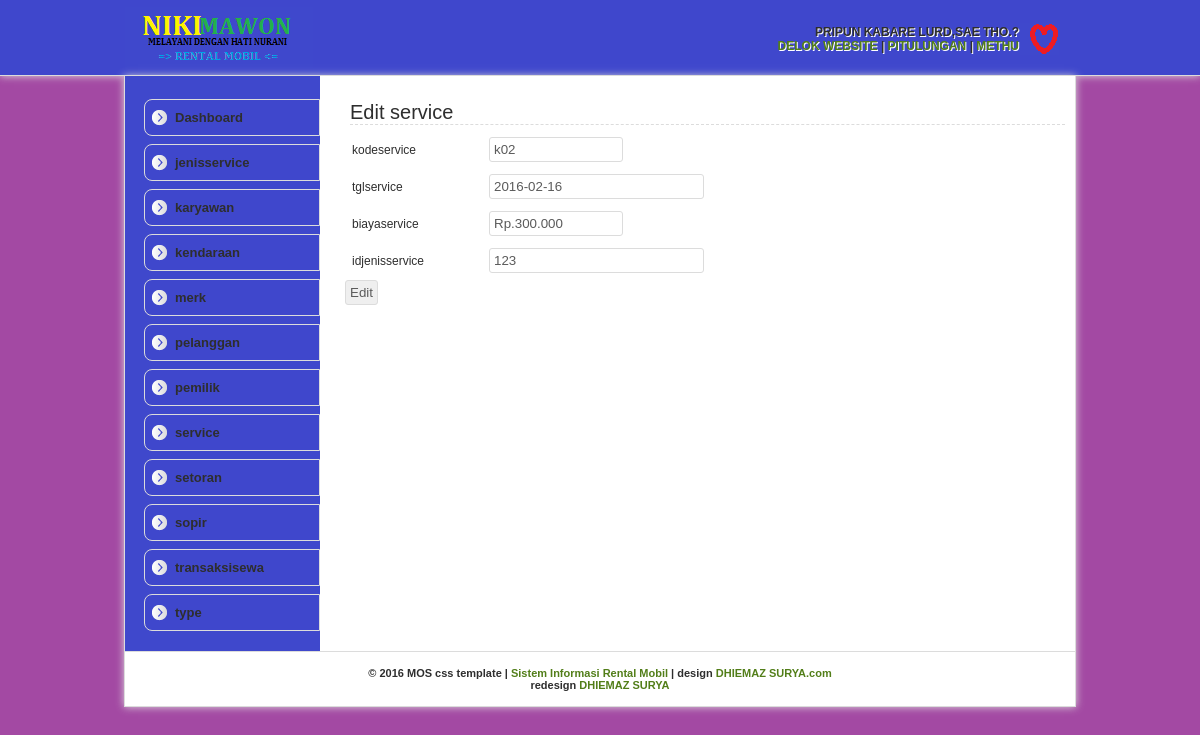
The app's page /service/editservice.php?kodeservice=k02 with its own data.
### tables this page shows
CREATE TABLE `service` (
  `kodeservice` text NOT NULL,
  `tglservice` date NOT NULL,
  `biayaservice` varchar(20) NOT NULL,
  `idjenisservice` text NOT NULL
);

### service/editservice.php (the view, shortened to what this page needs)
<html>
<head>
<link rel="shortcut icon" href="stylesheet/img/devil-icon.png">
<link rel="stylesheet" type="text/css" href="../mos-css/mos-style.css">
</head>
<body>
<div id="header">
	<div class="inHeader">
		<div class="mosAdmin">
		<b>PRIPUN KABARE LURD,SAE THO.?<br>
		 <a href="">DELOK WEBSITE</a> | <a href="">PITULUNGAN</a> | <a href="../logout.php">METHU</a>
		</div>
	</div>
</div>
<div id="wrapper">
	<div id="leftBar">
	<ul>
		<li><a href="../index.php">Dashboard</a></li>
		<li><a href="../jenisservice/tjenisservice.php">jenisservice</a></li>
		<li><a href="../karyawan/tkaryawan.php">karyawan</a></li>
		<li><a href="../kendaraan/tkendaraan.php">kendaraan</a></li>
		<li><a href="../merk/tmerk.php">merk</a></li>
		<li><a href="../pelanggan/tpelanggan.php">pelanggan</a></li>
		<li><a href="../pemilik/tpemilik.php">pemilik</a></li>
		<li><a href="../service/tservice.php">service</a></li>
		<li><a href="../setoran/tsetoran.php">setoran</a></li>
		<li><a href="../sopir/tsopir.php">sopir</a></li>
		<li><a href="../transaksisewa/ttransaksisewa.php">transaksisewa</a></li>
		<li><a href="../type/ttype.php">type</a></li>
	</ul>
	</div>
	<div id="rightContent">
	<h3>Edit service</h3>
	<?php
	$kodeservice = $_GET['kodeservice'];
	$tampil = "select * from service where kodeservice='$kodeservice'";
	$hasil = mysql_query($tampil);
	echo "<form action=editservicedua.php method=POST>";
	echo "<table width=95% border='1'>";
	while($data = mysql_fetch_array($hasil)){
		echo "<tr><td width=125px>kodeservice </td>
		<td><input type=text class=pendek name=kodeservice value='$data[kodeservice]'></td></tr>";
		echo "<tr><td>tglservice </td>
		<td><input type=text class=sedang name=tglservice value='$data[tglservice]'></td></tr>";
		echo "<tr><td>biayaservice </td>
		<td> <input type=text class=pendek name=biayaservice value='$data[biayaservice]'></td></tr>";
		echo "<tr><td>idjenisservice </td>
		<td> <input type=text class=sedang name=idjenisservice value='$data[idjenisservice]'></td></tr>";
	}
	echo "</table>";
	echo "<input type=Submit name=edit value=Edit>";
	echo "</form>";
?>
	</div>
<div id="footer">
	&copy; 2016 MOS css template | <a href="SI KANCHEL.com">Sistem Informasi Rental Mobil</a> | design <a href="http://DHIEMAZ SURYA.com" rel="nofollow" target="_blank">DHIEMAZ SURYA.com</a><br>redesign <a href="DHIEMAZ SURYA.blogspot.com">DHIEMAZ SURYA</a>
</div>
</div>
</body>
</html>

### mos-css/mos-style.css (style rules this page uses)
body { background: url(img/latar.jpg); margin: 0; padding: 0; font-family: Arial; font-size: 12px; color: #2e2e2e; text-align: center; }
a { color: #527e19; text-decoration: none; }
input { padding: 4px;color: #5b5b5b;border: 1px solid #dcdcdc; -moz-border-radius: 3px;-webkit-border-radius: 3px;-o-border-radius: 3px; }
input.sedang { width: 40%; }
input.pendek { width: 25%; }
table { border:none;font-size: 12px; }
td { border:none; padding: 5px; }
#header { width: 100%; border-bottom: 1px solid #dcdcdc; background: url(img/headerbg.jpg) repeat left; height: 75px; z-index: 1000; -moz-box-shadow: 0px 0px 8px #dcdcdc; -webkit-box-shadow: 0px 0px 8px #dcdcdc; }
.inHeader { float: center; background: url(img/logo.png) no-repeat left center; margin: auto; width: 920px; height: 45px; padding: 15px; border-right: 0px solid #dcdcdc; border-left: 0px solid #dcdcdc; }
.mosAdmin { float: right; border: 0px solid #dcdcdc; margin: 0 1px 0 auto; text-align: right; padding: 10px 40px 10px 10px; background: url(img/Administrator.png) no-repeat right center; text-shadow: 1px 1px #fff; }
#wrapper { width: 950px; padding: 15px 0 0 0; position: relative; border-left: 1px solid #dcdcdc; border-right: 1px solid #dcdcdc; border-bottom: 1px solid #dcdcdc; float: center; margin: auto; text-align: left; background: #fff url(img/bg_kiri.png) repeat-y; -moz-box-shadow: 0px 0px 8px #dcdcdc; -webkit-box-shadow: 0px 0px 8px #dcdcdc; }
#leftBar { width: 185px; float: left; padding: 0 0 20px 10px; border-right: 0px solid #dcdcdc; text-align: left; }
#leftBar ul { list-style: none;padding: 0; margin: 0;font-size: 13px; }
#leftBar ul li { width: 164px; background: url(img/icon-left.png) no-repeat left center, url(img/green.jpg) repeat left center; padding: 10px 0 10px 10px; margin-top: 8px;margin-left: 9px; border: 1px solid #dcdcdc; -moz-border-radius-topleft: 8px;-moz-border-radius-bottomleft: 8px; -webkit-border-top-left-radius: 8px;-webkit-border-bottom-left-radius: 8px; -o-border-top-left-radius: 8px;-o-border-bottom-left-radius: 8px; }
#leftBar ul li a { width: 100%; color: #2e2e2e; cursor: pointer; padding: 10px 65px 10px 20px; -webkit-transition: padding-left 250ms ease-out; -moz-transition: padding-left 250ms ease-out; -o-transition: padding-left 250ms ease-out; }
#rightContent { width: 725px; padding: 5px; float: right; border-left: 0px solid #dcdcdc; text-align: left; background: #fff; }
#rightContent h3 { font-size: 20px; font-weight: normal; padding: 0; margin: 5px; border-bottom: 1px dashed #dcdcdc; }
#footer { width: 950px; padding: 15px 0 15px 0; text-align: center; font-size: 11px; border-top: 1px solid #dcdcdc; background: #fff; }

### records on screen
service: kodeservice "k02", tglservice "2016-02-16", biayaservice "Rp.300.000", idjenisservice "123"
